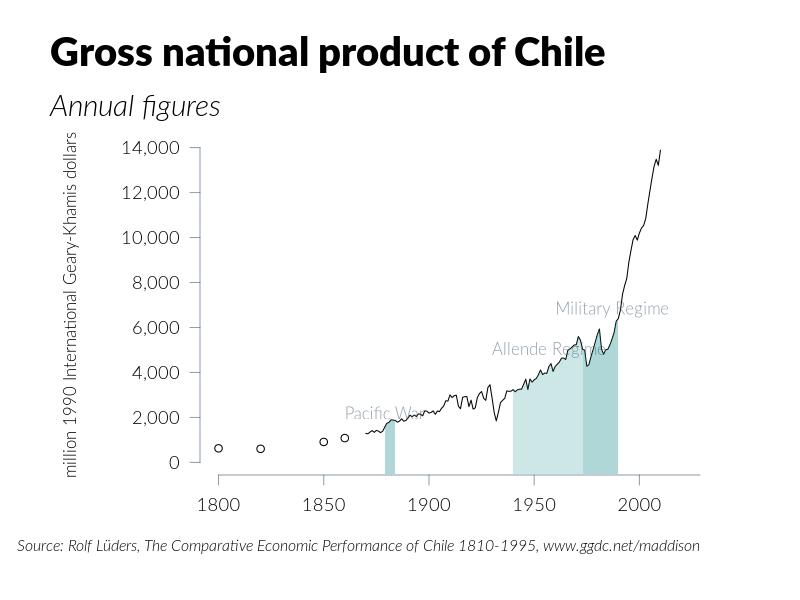

Write the R code that produced this figure.
###############################
## Do the whole plot again with fancy font

par(cex.axis=1.1, mai=c(0.75,1.5,0.25,0.5), omi=c(0.5,0.5,1.1,0.5),
    mgp=c(6,1,0), family="Lato Light", las=1)
	
# Import data and prepare chart

colour <- rgb(68, 90, 111, 150, maxColorValue=255)
myData <- read.csv("data/chile.csv")
with(myData,
     {
         ## Define chart and other elements

         plot(x, y, axes=F, type="n", xlab="", xlim=c(1800,2020), ylim=c(0,14000),
              xpd=T, ylab="million 1990 International Geary-Khamis dollars")
         axis(1,at=pretty(x),col=colour)
         axis(2,at=py <- pretty(y),col=colour,cex.lab=1.2,labels=format(py,big.mark=","))

         y <- ts(y,start=1800,frequency=1)
         points(window(y, end=1869))
         lines(window(y, start=1870))

         myShapeColour1 <- rgb(0,128,128,50,maxColorValue=255)
         myShapeColour2 <- rgb(0,128,128,80,maxColorValue=255)
         mySelection <- subset(myData,x >= 1879 & x <= 1884)
         polygon(c(min(mySelection$x),mySelection$x,max(mySelection$x)),c(-500,mySelection$y,-500),col=myShapeColour2,border=NA)
         text(1860,2200,adj=0,col=colour,"Pacific War")
         mySelection <- subset(myData,x >= 1940 & x <= 1973)
         polygon(c(min(mySelection$x),mySelection$x,max(mySelection$x)),c(-500,mySelection$y,-500),col=myShapeColour1,border=NA)
         text(1930,5000,adj=0,col=colour,"Allende Regime")
         mySelection <- subset(myData,x >= 1973 & x <= 1990)
         polygon(c(min(mySelection$x),mySelection$x,max(mySelection$x)),c(-500,mySelection$y,-500),col=myShapeColour2,border=NA)
         text(1960,6800,adj=0,col=colour,"Military Regime")

     })

# Titling

mtext("Gross national product of Chile",3,line=2,adj=0,cex=2.4,family="Lato Black", outer=T)
mtext("Annual figures",3,line=-0.5,adj=0,cex=1.8,font=3, outer=T)
mtext("Source: Rolf Lüders, The Comparative Economic Performance of Chile 1810-1995, www.ggdc.net/maddison",1,line=3,adj=1.0,cex=0.95,font=3)
